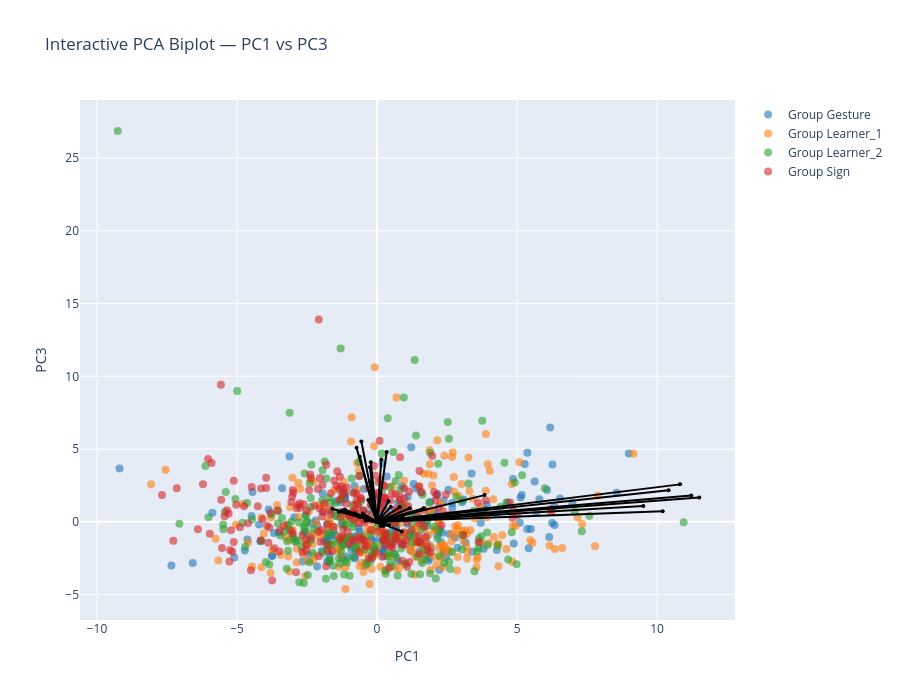

Notebook source saved alongside this figure:
### Markdown cell above
### Biplot PC1-PC3

### Code cell
pcs_to_plot = [1, 3]  # PC1–PC2

sig_features_GS = (
    df_sig_vars_GS[
        (df_sig_vars_GS["sig_loading"]) &
        (df_sig_vars_GS["PC"].isin(pcs_to_plot))
    ]["feature"]
    .unique()
)

feature_names = df_clean.columns[:-1]
selected_vars = [feature_names.get_loc(f) for f in sig_features_GS if f in feature_names]

arrow_strength = (
    df_sig_vars_GS[df_sig_vars_GS["PC"].isin(pcs_to_plot)]
    .groupby("feature")["index_loading"]
    .mean()
    .to_dict()
)

interactive_PCA_biplot(
    score=x_new_GS, 
    coeff=loadings_GS, 
    labels=feature_names, 
    y=y, 
    selected_vars=selected_vars, 
    pc_x=pcs_to_plot[0], pc_y=pcs_to_plot[1],
    show_labels=False,
    arrow_strength=arrow_strength
)

# static plot
static_PCA_biplot(
    score=x_new_GS, 
    coeff=loadings_GS, 
    labels=feature_names, 
    y=y, 
    selected_vars=selected_vars, 
    pc_x=pcs_to_plot[0], pc_y=pcs_to_plot[1],
    show_labels=False,
    arrow_strength=arrow_strength,
    save_path=os.path.join(curfolder, "plots", "PCA_GS_all_PC1_3_biplot.png")
)

### Figure 1 — Plotly figure (JSON) as saved in the notebook; plotly's stock layout.template omitted (floating-point values rounded to 4 significant figures; data arrays with more than 128 entries replaced by an {"elided": "..."} marker saying what was removed)
{"data": [{"hoverinfo": "text", "marker": {"color": "#1f77b4", "opacity": 0.6, "size": 8}, "mode": "markers", "name": "Group Gesture", "showlegend": true, "text": {"elided": "197 str values"}, "type": "scatter", "x": {"elided": "197 float values"}, "y": {"elided": "197 float values"}}, {"hoverinfo": "text", "marker": {"color": "#ff7f0e", "opacity": 0.6, "size": 8}, "mode": "markers", "name": "Group Learner_1", "showlegend": true, "text": {"elided": "236 str values"}, "type": "scatter", "x": {"elided": "236 float values"}, "y": {"elided": "236 float values"}}, {"hoverinfo": "text", "marker": {"color": "#2ca02c", "opacity": 0.6, "size": 8}, "mode": "markers", "name": "Group Learner_2", "showlegend": true, "text": {"elided": "223 str values"}, "type": "scatter", "x": {"elided": "223 float values"}, "y": {"elided": "223 float values"}}, {"hoverinfo": "text", "marker": {"color": "#d62728", "opacity": 0.6, "size": 8}, "mode": "markers", "name": "Group Sign", "showlegend": true, "text": {"elided": "246 str values"}, "type": "scatter", "x": {"elided": "246 float values"}, "y": {"elided": "246 float values"}}, {"hoverinfo": "text", "hovertext": "gross__magnitude__arm_speed_Gmean", "line": {"color": "black"}, "marker": {"size": 4}, "mode": "lines+markers", "showlegend": false, "textposition": "top center", "type": "scatter", "x": [0, 0.816], "y": [0, 1.016]}, {"hoverinfo": "text", "hovertext": "gross__variability__arm_speed_Gstd", "line": {"color": "black"}, "marker": {"size": 4}, "mode": "lines+markers", "showlegend": false, "textposition": "top center", "type": "scatter", "x": [0, 10.82], "y": [0, 2.573]}, {"hoverinfo": "text", "hovertext": "gross__magnitude__arm_speed_peak_mean", "line": {"color": "black"}, "marker": {"size": 4}, "mode": "lines+markers", "showlegend": false, "textposition": "top center", "type": "scatter", "x": [0, 10.41], "y": [0, 2.173]}, {"hoverinfo": "text", "hovertext": "gross__variability__arm_speed_peak_std", "line": {"color": "black"}, "marker": {"size": 4}, "mode": "lines+markers", "showlegend": false, "textposition": "top center", "type": "scatter", "x": [0, 0.1725], "y": [0, 0.09944]}, {"hoverinfo": "text", "hovertext": "gross__rhythm__arm_speed_peak_n", "line": {"color": "black"}, "marker": {"size": 4}, "mode": "lines+markers", "showlegend": false, "textposition": "top center", "type": "scatter", "x": [0, -0.453], "y": [0, 0.256]}, {"hoverinfo": "text", "hovertext": "gross__rhythm__arm_speed_peak_rate", "line": {"color": "black"}, "marker": {"size": 4}, "mode": "lines+markers", "showlegend": false, "textposition": "top center", "type": "scatter", "x": [0, -1.367], "y": [0, 0.7002]}, {"hoverinfo": "text", "hovertext": "gross__rhythm__arm_speed_mod_depth", "line": {"color": "black"}, "marker": {"size": 4}, "mode": "lines+markers", "showlegend": false, "textposition": "top center", "type": "scatter", "x": [0, 10.2], "y": [0, 0.7256]}, {"hoverinfo": "text", "hovertext": "gross__magnitude__arm_acc_Gmean", "line": {"color": "black"}, "marker": {"size": 4}, "mode": "lines+markers", "showlegend": false, "textposition": "top center", "type": "scatter", "x": [0, 3.837], "y": [0, 1.836]}, {"hoverinfo": "text", "hovertext": "gross__variability__arm_acc_Gstd", "line": {"color": "black"}, "marker": {"size": 4}, "mode": "lines+markers", "showlegend": false, "textposition": "top center", "type": "scatter", "x": [0, 11.22], "y": [0, 1.805]}, {"hoverinfo": "text", "hovertext": "gross__magnitude__arm_acc_peak_mean", "line": {"color": "black"}, "marker": {"size": 4}, "mode": "lines+markers", "showlegend": false, "textposition": "top center", "type": "scatter", "x": [0, 11.5], "y": [0, 1.664]}, {"hoverinfo": "text", "hovertext": "gross__variability__arm_acc_peak_std", "line": {"color": "black"}, "marker": {"size": 4}, "mode": "lines+markers", "showlegend": false, "textposition": "top center", "type": "scatter", "x": [0, 0.9251], "y": [0, 0.2756]}, {"hoverinfo": "text", "hovertext": "gross__rhythm__arm_acc_peak_n", "line": {"color": "black"}, "marker": {"size": 4}, "mode": "lines+markers", "showlegend": false, "textposition": "top center", "type": "scatter", "x": [0, -0.1977], "y": [0, 0.1322]}, {"hoverinfo": "text", "hovertext": "gross__rhythm__arm_acc_peak_rate", "line": {"color": "black"}, "marker": {"size": 4}, "mode": "lines+markers", "showlegend": false, "textposition": "top center", "type": "scatter", "x": [0, -1.246], "y": [0, 0.7649]}, {"hoverinfo": "text", "hovertext": "gross__rhythm__arm_acc_mod_depth", "line": {"color": "black"}, "marker": {"size": 4}, "mode": "lines+markers", "showlegend": false, "textposition": "top center", "type": "scatter", "x": [0, 9.509], "y": [0, 1.083]}, {"hoverinfo": "text", "hovertext": "gross__magnitude__arm_speed_integral", "line": {"color": "black"}, "marker": {"size": 4}, "mode": "lines+markers", "showlegend": false, "textposition": "top center", "type": "scatter", "x": [0, 1.167], "y": [0, 0.9293]}, {"hoverinfo": "text", "hovertext": "gross__rhythm__arm_speed_sampen", "line": {"color": "black"}, "marker": {"size": 4}, "mode": "lines+markers", "showlegend": false, "textposition": "top center", "type": "scatter", "x": [0, -1.596], "y": [0, 0.8961]}, {"hoverinfo": "text", "hovertext": "gross__smoothness__arm_intermittency", "line": {"color": "black"}, "marker": {"size": 4}, "mode": "lines+markers", "showlegend": false, "textposition": "top center", "type": "scatter", "x": [0, 0.2116], "y": [0, -0.0623]}, {"hoverinfo": "text", "hovertext": "gross__smoothness__arm_sparc", "line": {"color": "black"}, "marker": {"size": 4}, "mode": "lines+markers", "showlegend": false, "textposition": "top center", "type": "scatter", "x": [0, -0.4164], "y": [0, 0.09776]}, {"hoverinfo": "text", "hovertext": "gross__rhythm__band1_band_power_totalarm", "line": {"color": "black"}, "marker": {"size": 4}, "mode": "lines+markers", "showlegend": false, "textposition": "top center", "type": "scatter", "x": [0, 0.8827], "y": [0, -0.6604]}, {"hoverinfo": "text", "hovertext": "gross__rhythm__band1_entropy_totalarm", "line": {"color": "black"}, "marker": {"size": 4}, "mode": "lines+markers", "showlegend": false, "textposition": "top center", "type": "scatter", "x": [0, -0.103], "y": [0, 0.09668]}, {"hoverinfo": "text", "hovertext": "gross__rhythm__band2_dom_freq_totalarm", "line": {"color": "black"}, "marker": {"size": 4}, "mode": "lines+markers", "showlegend": false, "textposition": "top center", "type": "scatter", "x": [0, -0.1668], "y": [0, 0.06195]}, {"hoverinfo": "text", "hovertext": "gross__rhythm__band2_centroid_totalarm", "line": {"color": "black"}, "marker": {"size": 4}, "mode": "lines+markers", "showlegend": false, "textposition": "top center", "type": "scatter", "x": [0, -0.6508], "y": [0, 0.3482]}, {"hoverinfo": "text", "hovertext": "gross__rhythm__band2_band_power_totalarm", "line": {"color": "black"}, "marker": {"size": 4}, "mode": "lines+markers", "showlegend": false, "textposition": "top center", "type": "scatter", "x": [0, -0.7858], "y": [0, 0.5893]}, {"hoverinfo": "text", "hovertext": "gross__rhythm__band2_entropy_totalarm", "line": {"color": "black"}, "marker": {"size": 4}, "mode": "lines+markers", "showlegend": false, "textposition": "top center", "type": "scatter", "x": [0, -0.5744], "y": [0, 0.3216]}, {"hoverinfo": "text", "hovertext": "gross__rhythm__band3_band_power_totalarm", "line": {"color": "black"}, "marker": {"size": 4}, "mode": "lines+markers", "showlegend": false, "textposition": "top center", "type": "scatter", "x": [0, -1.153], "y": [0, 0.8258]}, {"hoverinfo": "text", "hovertext": "gross__magnitude__bbmv_arms_total", "line": {"color": "black"}, "marker": {"size": 4}, "mode": "lines+markers", "showlegend": false, "textposition": "top center", "type": "scatter", "x": [0, 1.673], "y": [0, 0.9328]}, {"hoverinfo": "text", "hovertext": "gross__proxdist__directness_arms", "line": {"color": "black"}, "marker": {"size": 4}, "mode": "lines+markers", "showlegend": false, "textposition": "top center", "type": "scatter", "x": [0, 0.3179], "y": [0, 0.06646]}, {"hoverinfo": "text", "hovertext": "gross__coordination__arm_coupling", "line": {"color": "black"}, "marker": {"size": 4}, "mode": "lines+markers", "showlegend": false, "textposition": "top center", "type": "scatter", "x": [0, 0.3265], "y": [0, 0.07094]}, {"hoverinfo": "text", "hovertext": "fine__variability__thumb_opposition_std", "line": {"color": "black"}, "marker": {"size": 4}, "mode": "lines+markers", "showlegend": false, "textposition": "top center", "type": "scatter", "x": [0, 0.4107], "y": [0, 1.407]}, {"hoverinfo": "text", "hovertext": "fine__handshape__handshape_size_mean", "line": {"color": "black"}, "marker": {"size": 4}, "mode": "lines+markers", "showlegend": false, "textposition": "top center", "type": "scatter", "x": [0, 0.1484], "y": [0, 0.1157]}, {"hoverinfo": "text", "hovertext": "fine__variability__handshape_size_std", "line": {"color": "black"}, "marker": {"size": 4}, "mode": "lines+markers", "showlegend": false, "textposition": "top center", "type": "scatter", "x": [0, 0.4891], "y": [0, 1.028]}, {"hoverinfo": "text", "hovertext": "fine__coordination__finger_independence", "line": {"color": "black"}, "marker": {"size": 4}, "mode": "lines+markers", "showlegend": false, "textposition": "top center", "type": "scatter", "x": [0, -0.5025], "y": [0, 0.5631]}, {"hoverinfo": "text", "hovertext": "fine__coordination__corr_index_middle", "line": {"color": "black"}, "marker": {"size": 4}, "mode": "lines+markers", "showlegend": false, "textposition": "top center", "type": "scatter", "x": [0, 0.131], "y": [0, -0.2823]}, {"hoverinfo": "text", "hovertext": "fine__coordination__corr_middle_ring", "line": {"color": "black"}, "marker": {"size": 4}, "mode": "lines+markers", "showlegend": false, "textposition": "top center", "type": "scatter", "x": [0, 0.2307], "y": [0, -0.2791]}, {"hoverinfo": "text", "hovertext": "fine__coordination__corr_ring_pinky", "line": {"color": "black"}, "marker": {"size": 4}, "mode": "lines+markers", "showlegend": false, "textposition": "top center", "type": "scatter", "x": [0, 0.438], "y": [0, -0.227]}, {"hoverinfo": "text", "hovertext": "fine__variability__flexion_entropy", "line": {"color": "black"}, "marker": {"size": 4}, "mode": "lines+markers", "showlegend": false, "textposition": "top center", "type": "scatter", "x": [0, -0.08385], "y": [0, 0.06653]}, {"hoverinfo": "text", "hovertext": "gross__rhythm__band1_centroid_totalarm", "line": {"color": "black"}, "marker": {"size": 4}, "mode": "lines+markers", "showlegend": false, "textposition": "top center", "type": "scatter", "x": [0, -0.06821], "y": [0, 0.0925]}, {"hoverinfo": "text", "hovertext": "fine__handshape__fingertip_spread_mean", "line": {"color": "black"}, "marker": {"size": 4}, "mode": "lines+markers", "showlegend": false, "textposition": "top center", "type": "scatter", "x": [0, -0.5592], "y": [0, 5.525]}, {"hoverinfo": "text", "hovertext": "fine__variability__fingertip_spread_std", "line": {"color": "black"}, "marker": {"size": 4}, "mode": "lines+markers", "showlegend": false, "textposition": "top center", "type": "scatter", "x": [0, -0.6177], "y": [0, 4.471]}, {"hoverinfo": "text", "hovertext": "fine__handshape__thumb_index_mean", "line": {"color": "black"}, "marker": {"size": 4}, "mode": "lines+markers", "showlegend": false, "textposition": "top center", "type": "scatter", "x": [0, -0.7312], "y": [0, 5.083]}, {"hoverinfo": "text", "hovertext": "fine__variability__thumb_index_std", "line": {"color": "black"}, "marker": {"size": 4}, "mode": "lines+markers", "showlegend": false, "textposition": "top center", "type": "scatter", "x": [0, 0.1527], "y": [0, 4.281]}, {"hoverinfo": "text", "hovertext": "fine__handshape__mcp_tip_mean", "line": {"color": "black"}, "marker": {"size": 4}, "mode": "lines+markers", "showlegend": false, "textposition": "top center", "type": "scatter", "x": [0, -0.2213], "y": [0, 4.1]}, {"hoverinfo": "text", "hovertext": "fine__variability__mcp_tip_std", "line": {"color": "black"}, "marker": {"size": 4}, "mode": "lines+markers", "showlegend": false, "textposition": "top center", "type": "scatter", "x": [0, -0.2621], "y": [0, 2.794]}, {"hoverinfo": "text", "hovertext": "fine__handshape__thumb_opposition_mean", "line": {"color": "black"}, "marker": {"size": 4}, "mode": "lines+markers", "showlegend": false, "textposition": "top center", "type": "scatter", "x": [0, -0.3135], "y": [0, 1.506]}, {"hoverinfo": "text", "hovertext": "fine__variability__handshape_variability", "line": {"color": "black"}, "marker": {"size": 4}, "mode": "lines+markers", "showlegend": false, "textposition": "top center", "type": "scatter", "x": [0, 0.3457], "y": [0, 4.802]}, {"hoverinfo": "text", "hovertext": "fine__magnitude__flexion_speed_mean", "line": {"color": "black"}, "marker": {"size": 4}, "mode": "lines+markers", "showlegend": false, "textposition": "top center", "type": "scatter", "x": [0, -0.2558], "y": [0, 3.746]}, {"hoverinfo": "text", "hovertext": "fine__variability__flexion_speed_std", "line": {"color": "black"}, "marker": {"size": 4}, "mode": "lines+markers", "showlegend": false, "textposition": "top center", "type": "scatter", "x": [0, -0.2204], "y": [0, 2.591]}], "layout": {"height": 700, "hovermode": "closest", "title": {"text": "Interactive PCA Biplot — PC1 vs PC3"}, "width": 900, "xaxis": {"title": {"text": "PC1"}}, "yaxis": {"title": {"text": "PC3"}}}}
